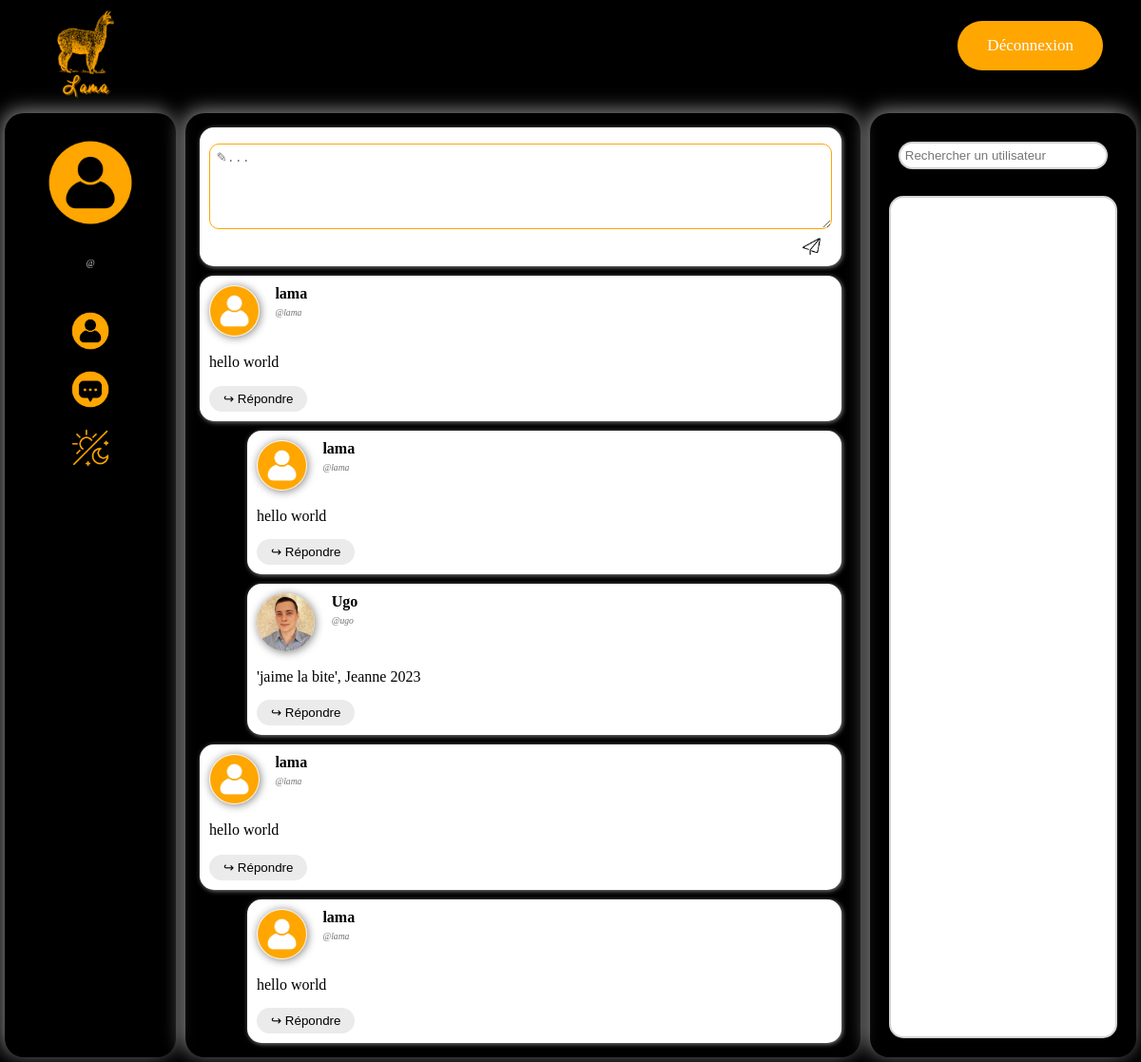
The page /feed/site.php on the database its author committed.
### tables this page shows
CREATE TABLE Post (
  id INT PRIMARY KEY NOT NULL AUTO_INCREMENT,
  user_id varchar(50) NOT NULL,
  `date` DATE NOT NULL,
  message varchar(200),
  parent_id INT,
  FOREIGN KEY (user_id) REFERENCES User(user_id)
);

CREATE TABLE `User` (
  user_id varchar(50) PRIMARY KEY NOT NULL,
  name varchar(100) NOT NULL,
  email varchar(100) NOT NULL,
  password varchar(100) NOT NULL
);

### feed/site.php (the view, shortened to what this page needs)
<?php
    function fetch_comment($result)
    {
        global $mysqli;
        while ($row = $result->fetch_assoc()) {
            if(file_exists("../img/user_profile_pictures/".$row["user_id"].".webp")){
                $img=$row["user_id"];
            }
            else{
                $img="default";
            }
            printf("
            <div id='%d' class='post_block'>
                <div class='post_block_user_info'>
                    <img src='../img/user_profile_pictures/%s.webp'>
                    <b>%s</b>
                    <br>
                    <i>@%s</i>
                </div>
                <div class='post_block_text'>
                    %s
                </div>
                <button class='comment_reply_button' onclick='toggle_reply(event)'>↪ Répondre</button>
                <div class='comment_text' style='display:none'>
                    <textarea rows='5' placeholder='✎...'  maxlength='200'></textarea>
                    <img src='../img/send_icon.webp' class='comment_send_button' onclick='send(event)'/>
                </div>
            </div>",$row["user_id"],$img,htmlspecialchars($row["name"]),htmlspecialchars($row["user_id"]),htmlspecialchars($row["message"]));
            $comments = $mysqli->execute_query("SELECT Post.user_id,Post.date,Post.message,Post.id,User.name FROM Post NATURAL JOIN User WHERE parent_id = ?",[$row["id"]]);
            echo("<div class='indent'>");
            fetch_comment($comments);
            echo("</div>");
        }
    }
?>
<!DOCTYPE html>
<html lang="fr">
<head>
    <link rel="stylesheet" href="style.css">
    <?php
    if(file_exists("../img/user_profile_pictures/".$_SESSION["user_id"].".webp")){
        $img=$_SESSION["user_id"];
    }
    else{
        $img="default";
    }
    printf("<div style='display:none'>
    <p id='user_id'>%s</p>
    <p id='name'>%s</p>
    <p id='email'>%s</p>
    <p id='img'>%s</p></div>",$_SESSION["user_id"],$_SESSION["name"],$_SESSION["email"],$img);
    ?>
</head>
<body>
    <?php include("../header/header.php"); ?>
    <div id="div_main">
        <div id="div_profile" class="panel">
            <div id="user_info"><br>
                <?php
                    if(file_exists("../img/user_profile_pictures/".$_SESSION["user_id"].".webp")){
                        $img=$_SESSION["user_id"];
                    }else{
                        $img="default";
                    }
                    printf("
                        <img id='user_pic' src='../img/user_profile_pictures/%s.webp'>
                        <p id='user_name'>%s</p>
                        <p id='user_id'>@%s</p><br>", $img, $_SESSION["name"], $_SESSION["user_id"]);
                ?>
            </div>
            <div id="profile_links">
                <a href="#"> <img src="../img/user_profile_pictures/default.webp" \> </a><br>
                <a href="#"> <img src="../img/message_icon.webp" \> </a><br>
                <a href="#" onclick="change_theme();"> <img src="../img/change_theme_icon.webp" \> </a><br>
            </div>
        </div>
        <div id="div_feed" class="panel">
            <div id="postlist">
                <div id='NULL' class='post_block'>
                    <div class='comment_text'>
                        <textarea rows='5' placeholder='✎...'  maxlength='200'></textarea>
                        <img src='../img/send_icon.webp' class='comment_send_button' onclick='send(event)'/>
                    </div>
                </div>
                <?php
                $mysqli = new mysqli("localhost", "lama", "lama_admin", "lama");
                $result = $mysqli->query("SELECT Post.user_id,Post.date,Post.message,Post.id,User.name FROM Post NATURAL JOIN User WHERE parent_id IS NULL");
                fetch_comment($result);
                ?>
            </div>
        </div>
        <div id="div_friendlist" class="panel">
            <input type="text" id="search_bar" placeholder="Rechercher un utilisateur"></input>
            <br>
            <div id="friendlist">
                <div id="friends">
                </div>
            </div>
        </div>
    </div>
</body>
</html>

### header/header.php (shortened to what this page needs)
<link rel="stylesheet" href="/header/header.css">
<header>
    <img id="lama_logo" src="../img/lama_logo.webp">
    <?php
        if ($_SESSION["user_id"] != null && isset($_SESSION["user_id"])){
            echo "<a href='/login/deconnexion.php' id='connexion_button'>Déconnexion</a>";
        }else{
            echo "<a href='/login/login.php' id='connexion_button'>Déconnexion</a>";
        }
    ?>
</header>

### feed/style.css (style rules this page uses)
:root { --lama_orange:#ffa600; --police_font:#ffffff; --user_id_font:#d3d3d3; --main_divs_shadow:#b9b9b9bb; --bg_color:#000000; }
html, body { height: 100%; }
body { background-color: var(--bg_color); margin: 0px; display: flex; flex-direction: column; }
#div_main { height: 200px; flex: 2; display: flex; }
.panel { border-radius: 20px; box-shadow: var(--main_divs_shadow) -3px -3px 20px; margin:5px; }
#div_profile { width: 15%; text-align: center; }
#user_pic { width: 50%; height: 50%; margin: auto; margin: 10px; border-radius: 10%; }
#user_id { font-style: italic; color: var(--user_id_font); font-size: 10px; }
#profile_links { margin-top: 10%; }
#profile_links>a { color: var(--police_font); text-decoration: none; }
#profile_links>a>img { width: 22%; height: 22%; margin-bottom: 10%; }
#div_feed { flex: 2; padding: 10px; }
#postlist { height: 100%; overflow-y: scroll; padding: 5px; padding-right: 10px; border-radius: 10px; }
.post_block { background-color: white; box-shadow: var(--main_divs_shadow) 1px 1px 5px; border-radius: 15px; margin-bottom: 10px; padding: 10px; text-align: justify; color:black; }
.post_block_user_info>img { width: 10%; height: 10%; border-radius: 100%; box-shadow: grey 1px 1px 10px; margin-right: 3%; float: left; }
.post_block_user_info { display: inline-block; }
.post_block_user_info>i { font-size: 60%; color: rgb(114, 114, 114); max-height: 100%; }
.post_block_text { white-space: pre-line; width: 100%; word-wrap: anywhere; }
.indent { margin-left: 50px; }
.comment_reply_button { margin-top: 2.5%; background-color: rgb(235, 235, 235); border-radius:40px; border:none; cursor:pointer; padding:6px 15px; }
.comment_text { margin-top: 1%; text-align: right; }
.comment_text>textarea { padding: 1%; box-sizing: border-box; border-radius:10px; border-color: var(--lama_orange); resize:none; width: 100%; resize: vertical; }
.comment_send_button { cursor:pointer; width: 3%; height: 3%; margin-right: 1%; margin-bottom: -1%; padding: 5px; border-radius: 7px; }
#div_friendlist { width: 20%; display: flex; flex-direction: column; text-align: center; padding: 20px; }
#search_bar { margin: 10px; background-color: #ffffff; border: 2px solid lightgray; border-radius: 15px; padding: 2%; }
#friendlist { flex:2; height: 100px; background-color: #ffffff; border: 2px solid lightgray; border-radius: 15px; padding: 2%; width: auto; text-align: left; }
#friends { overflow-y: scroll; height: 100%; }
* { scrollbar-width: auto; scrollbar-color: var(--lama_orange) transparent; }

### header/header.css (style rules this page uses)
#lama_logo { margin-left: 40px; margin-top: 10px; width: 100px; height: 100px; }
#connexion_button { background-color: var(--lama_orange); border-radius:28px; cursor:pointer; color:white; font-size:17px; padding:16px 31px; text-decoration:none; margin-top: 1.8%; margin-right: 40px; float: right; }

### rows shown on the page
post: user.name "lama", user "lama", message "hello world"
post: user.name "lama", user "lama", message "hello world"
post: shows a picture, user.name "Ugo", user "ugo", message "'jaime la bite', Jeanne 2023"
post: user.name "lama", user "lama", message "hello world"
post: user.name "lama", user "lama", message "hello world"
